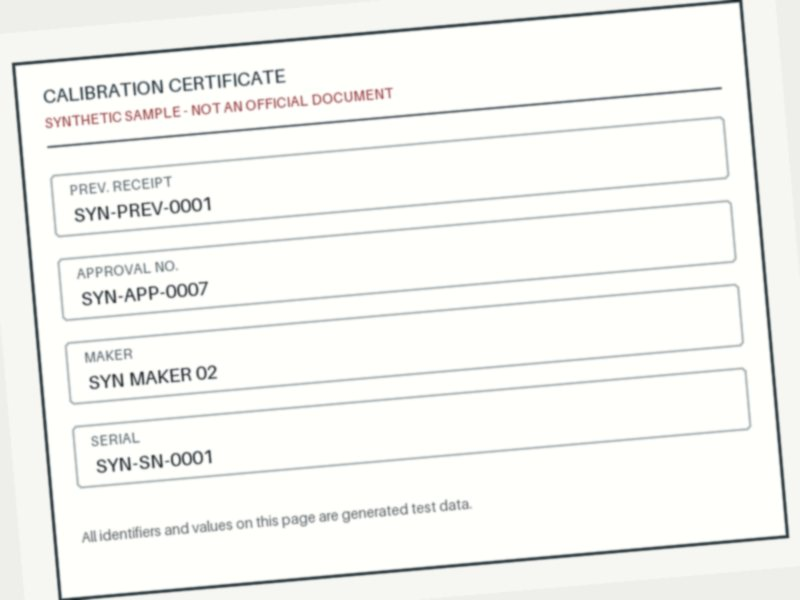
#> input picture readers/synthetic/cert/cert_001.jpg, 800 x 600 px
$ python -i preprocess.py   (imports and definitions only)
#> lines starting #> are read from the running program, lines starting #| are printed output that depends on the picture; after the words box and inside, x2 and y2 are one past the last pixel; in counts of white or black regions, pixels touching at a corner belong together
"""B-3 Reader 공통 전처리: 사진 열기, 서류 회전, 서류 영역 찾아 자르기. 기기 화면(LCD) 자르기·회전은 screen.py."""

import cv2
import numpy as np

from ktl_contract import ReadError


# [11 lines left out: function load_image, not called in this run]


def find_table_lines(image: np.ndarray) -> np.ndarray:
    """이진처리:표 전용 이진 처리후 가로 세로 막대를 이용해 후보정"""
    gray = cv2.cvtColor(image, cv2.COLOR_BGR2GRAY)
    # 글자·선이 흰색(255)이 되도록 뒤집어서 이진화한다. 기준값은 Otsu가 자동으로 고른다.
    _, binary = cv2.threshold(gray, 0, 255, cv2.THRESH_BINARY_INV + cv2.THRESH_OTSU)

    height, width = binary.shape
    # 가로로 긴 막대(사진 폭의 1/20)로 열기 → 막대보다 짧은 글자는 지워지고 가로선만 남는다.
    horizontal_kernel = np.ones((1, max(20, width // 20)), np.uint8)
    horizontal = cv2.morphologyEx(binary, cv2.MORPH_OPEN, horizontal_kernel)
    # 세로선도 같은 원리 (사진 높이의 1/30).
    vertical_kernel = np.ones((max(20, height // 30), 1), np.uint8)
    vertical = cv2.morphologyEx(binary, cv2.MORPH_OPEN, vertical_kernel)

    lines = cv2.bitwise_or(horizontal, vertical)
    # 선이 살짝 끊긴 곳을 두껍게 해서 이어 붙인다.
    return cv2.dilate(lines, np.ones((3, 3), np.uint8))


def order_corners(points: np.ndarray) -> np.ndarray:
    """open cv에서는 찾은 네모 박스의 좌표가 정렬되어야 하기에 정렬 해주는 함수"""
    points = points.reshape(4, 2).astype(np.float32)
    total = points.sum(axis=1)          # x + y: 좌상이 가장 작고 우하가 가장 큼
    diff = np.diff(points, axis=1)[:, 0]  # y - x: 우상이 가장 작고 좌하가 가장 큼
    return np.array([points[total.argmin()],  # 1. x+y 제일 작은 점 → 좌상
                     points[diff.argmin()],  # 2. y−x 제일 작은 점 → 우상
                     points[total.argmax()],  # 3. x+y 제일 큰 점  → 우하
                     points[diff.argmax()]],  # 4. y−x 제일 큰 점  → 좌하
                    np.float32)


def find_tables(lines: np.ndarray) -> list[tuple[int, int, np.ndarray]]:
    """선 마스크에서 큰 표들을 찾아 위에서부터 (y, 높이, 윤곽선) 목록으로 돌려준다."""
    height, width = lines.shape
    contours, _ = cv2.findContours(lines, cv2.RETR_EXTERNAL, cv2.CHAIN_APPROX_SIMPLE)
    tables = []
    for contour in contours:
        x, y, w, h = cv2.boundingRect(contour)
        # 표 크기 조건: 폭은 사진의 60% 이상, 높이는 10% 이상 (제목 밑줄 같은 선은 빠짐)
        if w > width * 0.6 and h > height * 0.1:
            tables.append((y, h, contour))
    return sorted(tables, key=lambda table: table[0])


def rotation_matrix(code: int, width: int, height: int) -> np.ndarray:
    """cv2.rotate(code)가 하는 좌표 이동을 3x3 행렬로 만든다 (원본 좌표 → 돌린 사진 좌표)."""
    if code == cv2.ROTATE_90_CLOCKWISE:   # (x, y) → (height-1-y, x)
        return np.array([[0, -1, height - 1],[1, 0, 0], [0, 0, 1]], np.float64)
    if code == cv2.ROTATE_180:            # (x, y) → (width-1-x, height-1-y)
        return np.array([[-1, 0, width - 1], [0, -1, height - 1], [0, 0, 1]], np.float64)
    raise ValueError(f"지원하지 않는 회전: {code}")


def fix_orientation(image: np.ndarray) -> tuple[np.ndarray, np.ndarray]:
    """기록부가 바로 서도록 90°·180° 단위로 돌린다. (돌린 사진, 원본 → 돌린 사진 변환 행렬)을 돌려준다.

    기록부는 세로로 긴 A4이고, 위쪽 표(기기 정보)가 아래쪽 표(검사 이력)보다 작다.
    1) 가로로 누워 있으면 90° 돌려 세운다.
    2) 위·아래 큰 표 중 작은 표가 아래에 있으면 거꾸로 선 것 → 180° 돌린다.
    """
    matrix = np.eye(3)
    height, width = image.shape[:2]
    if width > height:
        matrix = rotation_matrix(cv2.ROTATE_90_CLOCKWISE, width, height) @ matrix
        image = cv2.rotate(image, cv2.ROTATE_90_CLOCKWISE)
    tables = find_tables(find_table_lines(image))
    if len(tables) >= 2:
        first_height, last_height = tables[0][1], tables[-1][1]
        if first_height > last_height:  # 작은 표가 아래에 있음 → 거꾸로
            height, width = image.shape[:2]
            matrix = rotation_matrix(cv2.ROTATE_180, width, height) @ matrix
            image = cv2.rotate(image, cv2.ROTATE_180)
    return image, matrix


def find_top_table(lines: np.ndarray) -> np.ndarray:
    """선 마스크에서 위쪽 큰 표의 꼭짓점 4개를 찾는다. 없으면 ReadError."""
    tables = find_tables(lines)
    if not tables:
        raise ReadError("표를 찾지 못함")
    _, _, top = tables[0]  # 가장 위에 있는 표
    hull = cv2.convexHull(top)
    corners = cv2.approxPolyDP(hull, 0.02 * cv2.arcLength(hull, True), True)
    if len(corners) != 4:  # 꼭짓점이 4개로 안 줄면 감싸는 최소 사각형으로 대신한다
        corners = cv2.boxPoints(cv2.minAreaRect(hull))
    return order_corners(corners)


def warp(image: np.ndarray, corners: np.ndarray, width: int = 1400) -> tuple[np.ndarray, np.ndarray]:
    """문서 상단 기록부 표 크롭"""
    top_left, top_right, bottom_right, bottom_left = corners
    box_width = (np.linalg.norm(top_right - top_left) + np.linalg.norm(bottom_right - bottom_left)) / 2 #기울기 보정 수평
    box_height = (np.linalg.norm(bottom_left - top_left) + np.linalg.norm(bottom_right - top_right)) / 2 #기울기 보정 수직
    height = round(width * box_height / box_width)  # 원래 가로세로 비율 유지
    target = np.array([[0, 0], [width - 1, 0], [width - 1, height - 1], [0, height - 1]], np.float32)
    matrix = cv2.getPerspectiveTransform(corners, target)
    return cv2.warpPerspective(image, matrix, (width, height)), matrix


def extract_top_table(image: np.ndarray) -> tuple[np.ndarray, np.ndarray]:
    """기록부 사진 → 위쪽 표(기기 정보)를 바로 세워 반듯하게 자른 사진.

    (잘라 낸 표, 받은 사진 → 잘라 낸 표 변환 행렬)을 돌려준다.
    행렬의 역행렬로 표 안의 좌표를 받은 사진 좌표(계약의 bbox 기준)로 되돌릴 수 있다.
    """
    upright, rotation = fix_orientation(image)
    corners = find_top_table(find_table_lines(upright))
    table, perspective = warp(upright, corners)
    return table, perspective @ rotation

>>> import cv2
>>> picture = cv2.imread('../synthetic/cert/cert_001.jpg')
#> picture is the input picture: shape (600, 800, 3); mean B, G, R 241.2, 244.7, 244.1
>>> result = extract_top_table(picture)
#> in fix_orientation, `image = cv2.rotate(image, cv2.ROTATE_90_CLOCKWISE)`:
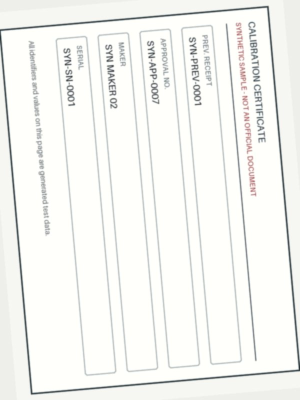
#> image: shape (800, 600, 3) (shown at 1/2 size); mean of channels 0, 1, 2 241.2, 244.7, 244.1; drawn as B, G, R
#> in find_table_lines, `_, binary = cv2.threshold(gray, 0, 255, cv2.THRESH_BINARY_INV + cv2.TH..`:
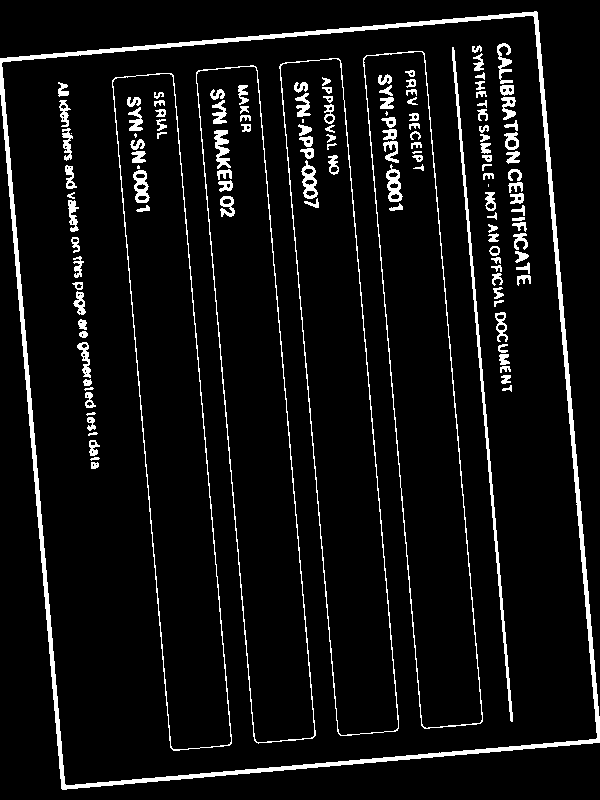
#> binary: shape (800, 600); 6.6% white; 134 white regions (6 under 20 px), largest, box (x1, y1, x2, y2) and area: (0, 11, 600, 790) 10898, (452, 47, 513, 722) 2001, (363, 51, 483, 729) 1929
#> in find_table_lines, `horizontal = cv2.morphologyEx(binary, cv2.MORPH_OPEN, horizontal_kernel)`:
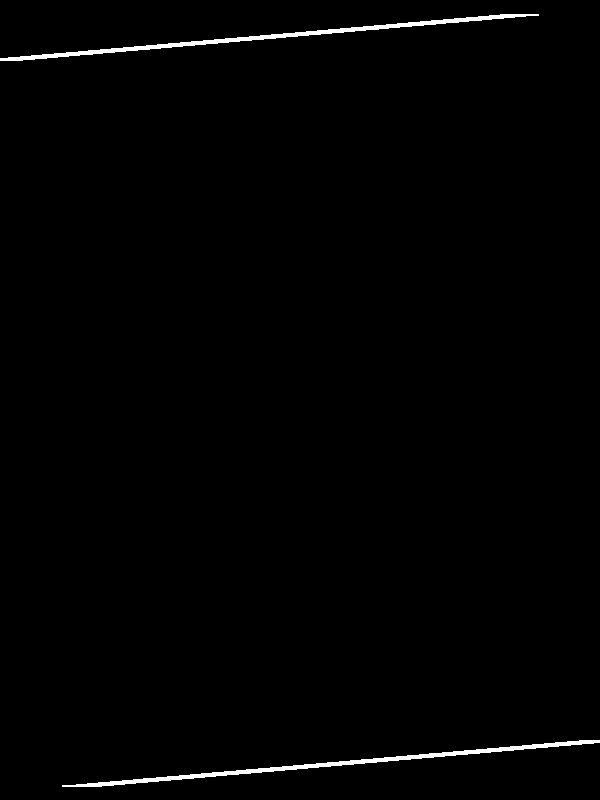
#> horizontal: shape (800, 600); 0.94% white; 2 white regions, box (x1, y1, x2, y2) and area: (0, 14, 539, 61) 2270, (62, 740, 600, 787) 2265
#> in find_table_lines, `vertical = cv2.morphologyEx(binary, cv2.MORPH_OPEN, vertical_kernel)`:
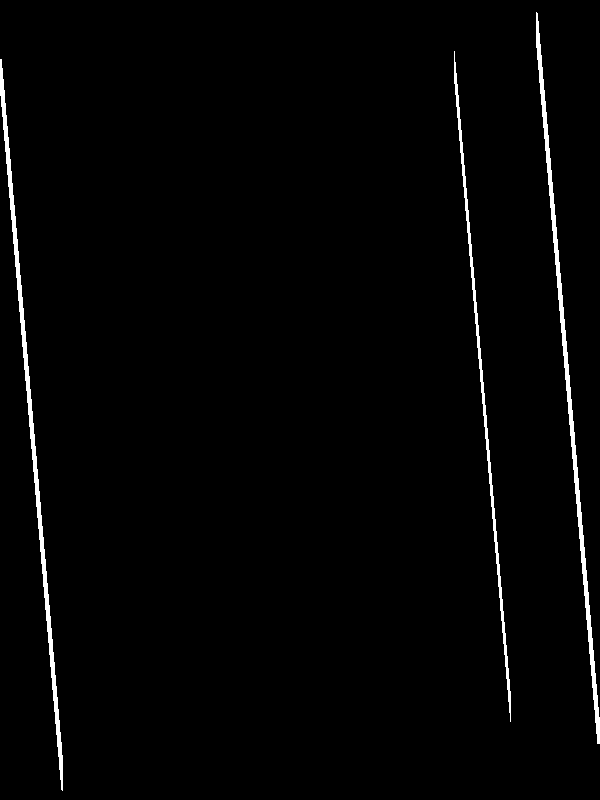
#> vertical: shape (800, 600); 1.7% white; 3 white regions, box (x1, y1, x2, y2) and area: (536, 12, 600, 744) 3121, (0, 59, 63, 791) 3097, (454, 51, 511, 722) 1931
#> in find_table_lines, `lines = cv2.bitwise_or(horizontal, vertical)`:
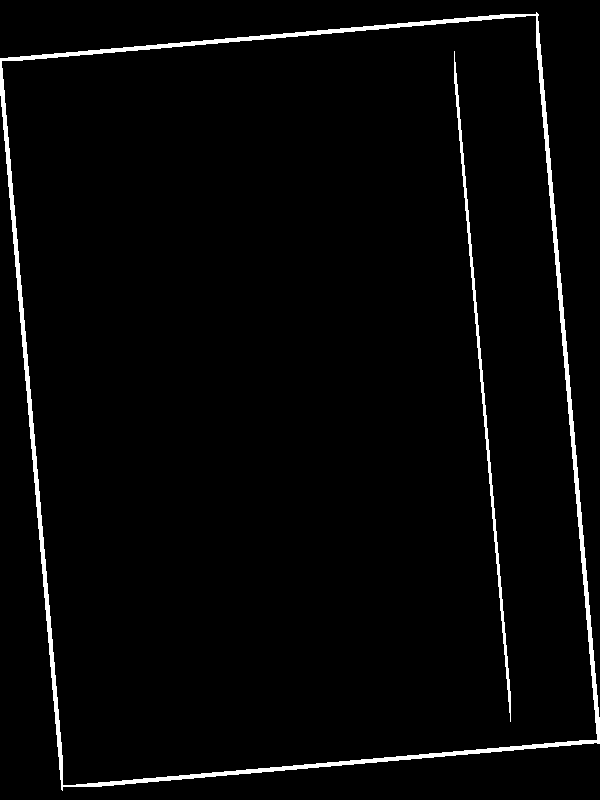
#> lines: shape (800, 600); 2.6% white; 2 white regions, box (x1, y1, x2, y2) and area: (0, 12, 600, 791) 10734, (454, 51, 511, 722) 1931
#> in find_table_lines, `return cv2.dilate(lines, np.ones((3, 3), np.uint8))`:
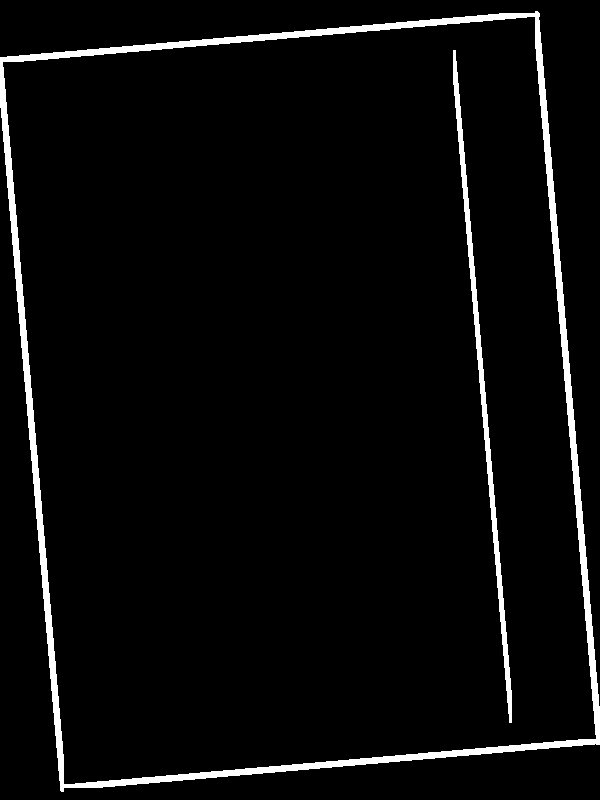
#> returned value: shape (800, 600); 4.1% white; 2 white regions
#> in find_tables, `height, width = lines.shape`: height = 800; width = 600
#> in find_tables, `contours, _ = cv2.findContours(lines, cv2.RETR_EXTERNAL, cv2.CHAIN_APP..`: contours = 1 contour; box (x1, y1, x2, y2) and area: (0, 11, 600, 792) 399610
#> the loop in find_tables, `for contour in contours:` made 1 pass
#> (x, y, w, h) on pass 1: (0, 11, 600, 781)
#> after the loop in find_tables, `for contour in contours:`: tables = 1 item
#> in extract_top_table, `upright, rotation = fix_orientation(image)`: rotation = [[0, -1, 599], [1, 0, 0], [0, 0, 1]]
#> the loop in find_tables (call 2), `for contour in contours:` made 1 pass
#> in find_top_table, `tables = find_tables(lines)`: tables = 1 item
#> in find_top_table, `_, _, top = tables[0]`: top = contour of 433 points, box (x1, y1, x2, y2) (0, 11, 600, 792), area 399610
#> in find_top_table, `hull = cv2.convexHull(top)`: hull = contour of 18 points, box (x1, y1, x2, y2) (0, 11, 600, 792), area 401372
#> in find_top_table, `corners = cv2.approxPolyDP(hull, 0.02 * cv2.arcLength(hull, True), True)`: corners = [[537, 11], [599, 744], [61, 791], [0, 57]]
#> in order_corners, `total = points.sum(axis=1)`: total = [548, 1343, 852, 57]
#> in order_corners, `diff = np.diff(points, axis=1)[:, 0]`: diff = [-526, 145, 730, 57]
#> in extract_top_table, `corners = find_top_table(find_table_lines(upright))`: corners = [[0, 57], [537, 11], [599, 744], [61, 791]]
#> in warp, `top_left, top_right, bottom_right, bottom_left = corners`: top_left = [0, 57]; top_right = [537, 11]; bottom_right = [599, 744]; bottom_left = [61, 791]
#> in warp, `box_width = (np.linalg.norm(top_right - top_left) + np.linalg.norm(bot..`: box_width = 539.5
#> in warp, `box_height = (np.linalg.norm(bottom_left - top_left) + np.linalg.norm(..`: box_height = 736.1
#> in warp, `height = round(width * box_height / box_width)`: height = 1910
#> in warp, `target = np.array([[0, 0], [width - 1, 0], [width - 1, height - 1], [0..`: target = [[0, 0], [1399, 0], [1399, 1909], [0, 1909]]
#> in warp, `matrix = cv2.getPerspectiveTransform(corners, target)`: matrix = [[2.58, -0.215, 12.24], [0.222, 2.59, -147.5], [-2.05e-06, 2.9e-06, 1]]
#> in extract_top_table, `table, perspective = warp(upright, corners)`:
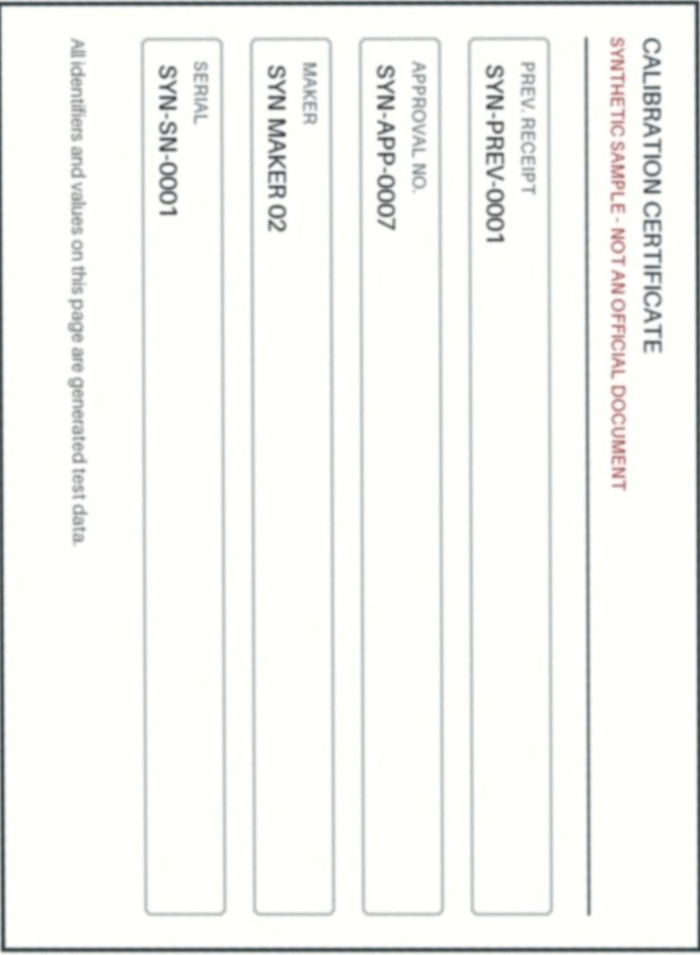
#> table: shape (1910, 1400, 3) (shown at 1/2 size); mean of channels 0, 1, 2 242, 245.3, 244.7; drawn as B, G, R
#> in extract_top_table, `table, perspective = warp(upright, corners)`: perspective has the same summary as matrix in warp

$ run again, on readers/synthetic/cert/cert_002.jpg
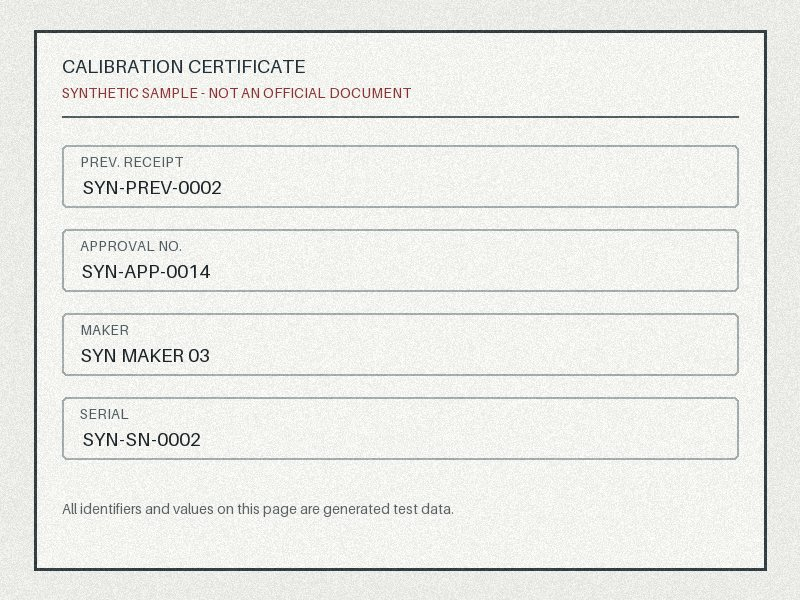
#> input picture readers/synthetic/cert/cert_002.jpg, 800 x 600 px
#> picture is the input picture: shape (600, 800, 3); mean B, G, R 231, 235.1, 233.9
#> in find_table_lines, `_, binary = cv2.threshold(gray, 0, 255, cv2.THRESH_BINARY_INV + cv2.TH..`:
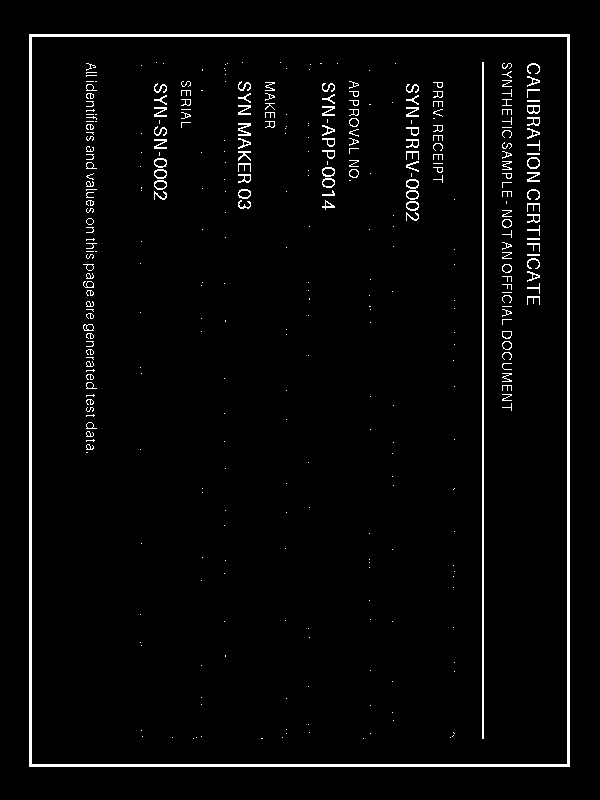
#> binary: shape (800, 600); 3.1% white; 368 white regions (222 under 20 px), largest, box (x1, y1, x2, y2) and area: (29, 34, 570, 767) 7608, (482, 62, 484, 739) 1354, (238, 123, 251, 136) 92
#> horizontal: shape (800, 600); 0.68% white; 2 white regions, box (x1, y1, x2, y2) and area: (30, 34, 571, 37) 1623, (30, 764, 571, 767) 1623
#> vertical: shape (800, 600); 1.2% white; 3 white regions, box (x1, y1, x2, y2) and area: (29, 35, 32, 768) 2199, (567, 35, 570, 768) 2199, (482, 63, 484, 740) 1354
#> lines: shape (800, 600); 1.9% white; 2 white regions, box (x1, y1, x2, y2) and area: (29, 34, 571, 768) 7619, (482, 63, 484, 740) 1354
#> in find_tables, `height, width = lines.shape`: height = 800; width = 600
#> contours = 1 contour; box (x1, y1, x2, y2) and area: (28, 33, 572, 769) 397846
#> the loop in find_tables, `for contour in contours:` made 1 pass
#> (x, y, w, h) on pass 1: (28, 33, 544, 736)
#> after the loop in find_tables, `for contour in contours:`: tables = 1 item
#> rotation = [[0, -1, 599], [1, 0, 0], [0, 0, 1]]
#> the loop in find_tables (call 2), `for contour in contours:` made 1 pass
#> in find_top_table, `tables = find_tables(lines)`: tables = 1 item
#> top = contour of 14 points, box (x1, y1, x2, y2) (28, 33, 572, 769), area 397846
#> hull = [[571, 33], [571, 767], [570, 768], [28, 768], [28, 34], [29, 33]]
#> in find_top_table, `corners = cv2.approxPolyDP(hull, 0.02 * cv2.arcLength(hull, True), True)`: corners = [[571, 33], [571, 767], [28, 768], [28, 34]]
#> total = [604, 1338, 796, 62]
#> diff = [-538, 196, 740, 6]
#> in extract_top_table, `corners = find_top_table(find_table_lines(upright))`: corners = [[28, 34], [571, 33], [571, 767], [28, 768]]
#> top_left = [28, 34]; top_right = [571, 33]; bottom_right = [571, 767]; bottom_left = [28, 768]
#> box_width = 543
#> box_height = 734
#> in warp, `height = round(width * box_height / box_width)`: height = 1892
#> target = [[0, 0], [1399, 0], [1399, 1891], [0, 1891]]
#> in warp, `matrix = cv2.getPerspectiveTransform(corners, target)`: matrix = [[2.58, -4.29e-18, -72.14], [0.00474, 2.58, -87.73], [8.31e-20, 1.38e-20, 1]]
#> in extract_top_table, `table, perspective = warp(upright, corners)`:
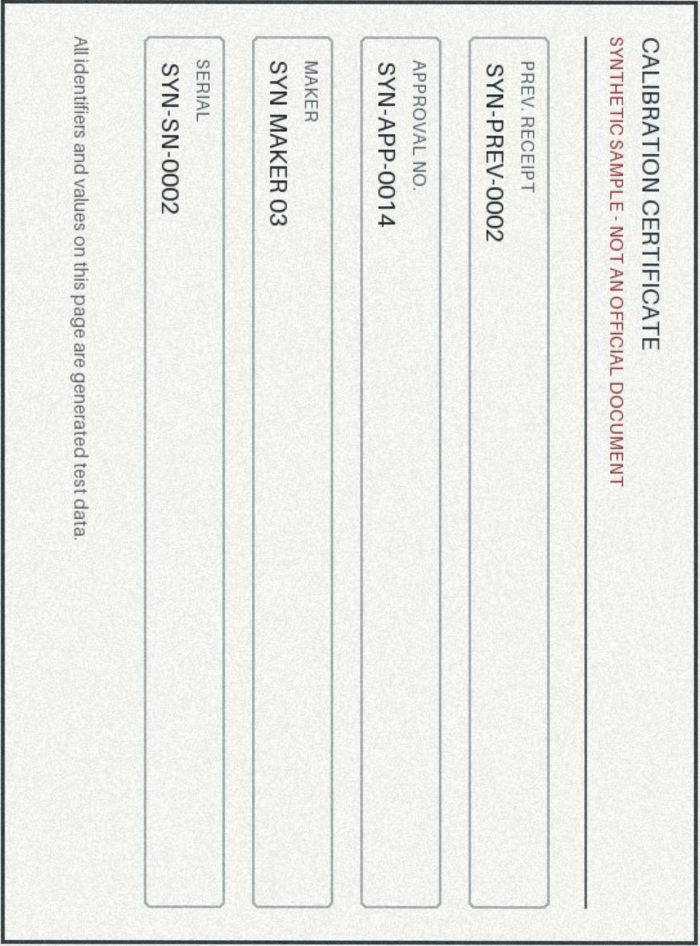
#> table: shape (1892, 1400, 3) (shown at 1/2 size); mean of channels 0, 1, 2 231, 234.9, 233.8; drawn as B, G, R
#> perspective has the same summary as matrix in warp
